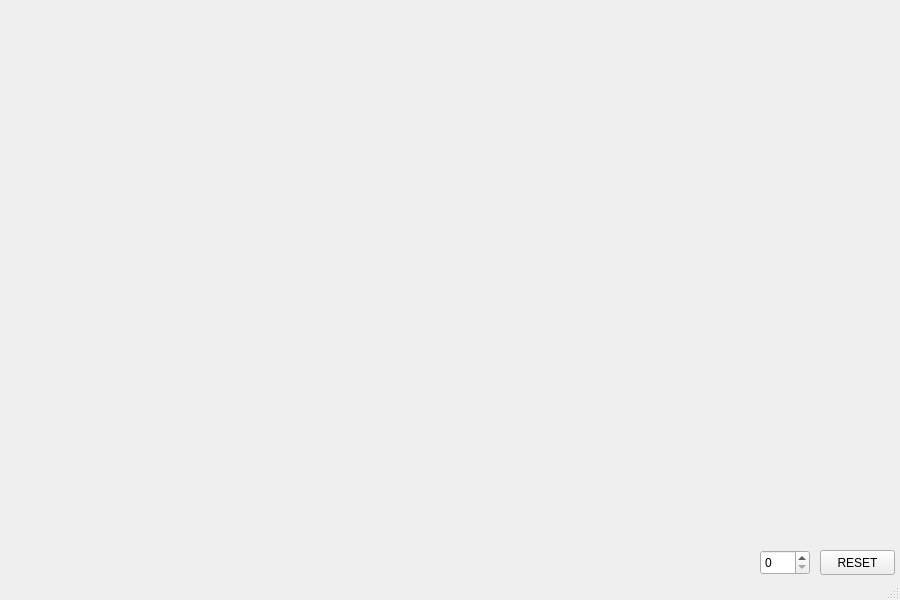
<?xml version="1.0" encoding="UTF-8"?>
<ui version="4.0">
 <class>MainWindow</class>
 <widget class="QMainWindow" name="MainWindow">
  <property name="geometry">
   <rect>
    <x>0</x>
    <y>0</y>
    <width>900</width>
    <height>600</height>
   </rect>
  </property>
  <property name="windowTitle">
   <string>MainWindow</string>
  </property>
  <widget class="QWidget" name="centralWidget">
   <widget class="QSpinBox" name="spinBox">
    <property name="geometry">
     <rect>
      <x>760</x>
      <y>550</y>
      <width>50</width>
      <height>25</height>
     </rect>
    </property>
   </widget>
   <widget class="QPushButton" name="pushButton">
    <property name="geometry">
     <rect>
      <x>820</x>
      <y>550</y>
      <width>75</width>
      <height>25</height>
     </rect>
    </property>
    <property name="text">
     <string>RESET</string>
    </property>
   </widget>
  </widget>
  <widget class="QStatusBar" name="statusBar"/>
 </widget>
 <layoutdefault spacing="6" margin="11"/>
 <resources/>
 <connections/>
</ui>
